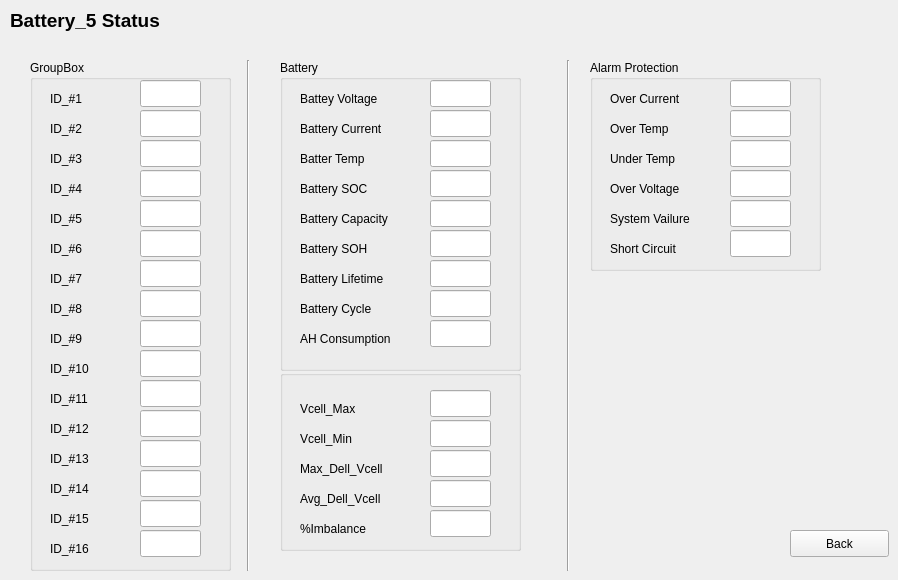
    <widget class="QWidget" name="page_6">
     <widget class="QPushButton" name="pushButton_6">
      <property name="geometry">
       <rect>
        <x>790</x>
        <y>530</y>
        <width>99</width>
        <height>27</height>
       </rect>
      </property>
      <property name="text">
       <string>Back</string>
      </property>
     </widget>
     <widget class="QLabel" name="label_201">
      <property name="geometry">
       <rect>
        <x>10</x>
        <y>10</y>
        <width>161</width>
        <height>21</height>
       </rect>
      </property>
      <property name="font">
       <font>
        <pointsize>14</pointsize>
        <weight>75</weight>
        <bold>true</bold>
       </font>
      </property>
      <property name="text">
       <string>Battery_5 Status</string>
      </property>
     </widget>
     <widget class="Line" name="line_10">
      <property name="geometry">
       <rect>
        <x>560</x>
        <y>60</y>
        <width>16</width>
        <height>511</height>
       </rect>
      </property>
      <property name="orientation">
       <enum>Qt::Vertical</enum>
      </property>
     </widget>
     <widget class="QGroupBox" name="groupBox_26">
      <property name="geometry">
       <rect>
        <x>280</x>
        <y>370</y>
        <width>241</width>
        <height>181</height>
       </rect>
      </property>
      <property name="title">
       <string/>
      </property>
      <widget class="QLabel" name="label_202">
       <property name="geometry">
        <rect>
         <x>20</x>
         <y>30</y>
         <width>121</width>
         <height>17</height>
        </rect>
       </property>
       <property name="text">
        <string>Vcell_Max</string>
       </property>
      </widget>
      <widget class="QLabel" name="label_203">
       <property name="geometry">
        <rect>
         <x>20</x>
         <y>60</y>
         <width>101</width>
         <height>17</height>
        </rect>
       </property>
       <property name="text">
        <string>Vcell_Min</string>
       </property>
      </widget>
      <widget class="QLabel" name="label_204">
       <property name="geometry">
        <rect>
         <x>20</x>
         <y>90</y>
         <width>111</width>
         <height>17</height>
        </rect>
       </property>
       <property name="text">
        <string>Max_Dell_Vcell</string>
       </property>
      </widget>
      <widget class="QLabel" name="label_205">
       <property name="geometry">
        <rect>
         <x>20</x>
         <y>120</y>
         <width>111</width>
         <height>17</height>
        </rect>
       </property>
       <property name="text">
        <string>Avg_Dell_Vcell</string>
       </property>
      </widget>
      <widget class="QLabel" name="label_206">
       <property name="geometry">
        <rect>
         <x>20</x>
         <y>150</y>
         <width>121</width>
         <height>17</height>
        </rect>
       </property>
       <property name="text">
        <string>%Imbalance</string>
       </property>
      </widget>
      <widget class="QLineEdit" name="lineEdit_181">
       <property name="geometry">
        <rect>
         <x>150</x>
         <y>20</y>
         <width>61</width>
         <height>27</height>
        </rect>
       </property>
      </widget>
      <widget class="QLineEdit" name="lineEdit_182">
       <property name="geometry">
        <rect>
         <x>150</x>
         <y>50</y>
         <width>61</width>
         <height>27</height>
        </rect>
       </property>
      </widget>
      <widget class="QLineEdit" name="lineEdit_183">
       <property name="geometry">
        <rect>
         <x>150</x>
         <y>80</y>
         <width>61</width>
         <height>27</height>
        </rect>
       </property>
      </widget>
      <widget class="QLineEdit" name="lineEdit_184">
       <property name="geometry">
        <rect>
         <x>150</x>
         <y>110</y>
         <width>61</width>
         <height>27</height>
        </rect>
       </property>
      </widget>
      <widget class="QLineEdit" name="lineEdit_185">
       <property name="geometry">
        <rect>
         <x>150</x>
         <y>140</y>
         <width>61</width>
         <height>27</height>
        </rect>
       </property>
      </widget>
     </widget>
     <widget class="QGroupBox" name="groupBox_27">
      <property name="geometry">
       <rect>
        <x>30</x>
        <y>60</y>
        <width>201</width>
        <height>511</height>
       </rect>
      </property>
      <property name="title">
       <string>GroupBox</string>
      </property>
      <widget class="QLabel" name="label_207">
       <property name="geometry">
        <rect>
         <x>20</x>
         <y>30</y>
         <width>121</width>
         <height>17</height>
        </rect>
       </property>
       <property name="text">
        <string>ID_#1</string>
       </property>
      </widget>
      <widget class="QLabel" name="label_208">
       <property name="geometry">
        <rect>
         <x>20</x>
         <y>60</y>
         <width>101</width>
         <height>17</height>
        </rect>
       </property>
       <property name="text">
        <string>ID_#2</string>
       </property>
      </widget>
      <widget class="QLabel" name="label_209">
       <property name="geometry">
        <rect>
         <x>20</x>
         <y>90</y>
         <width>111</width>
         <height>17</height>
        </rect>
       </property>
       <property name="text">
        <string>ID_#3</string>
       </property>
      </widget>
      <widget class="QLabel" name="label_210">
       <property name="geometry">
        <rect>
         <x>20</x>
         <y>120</y>
         <width>111</width>
         <height>17</height>
        </rect>
       </property>
       <property name="text">
        <string>ID_#4</string>
       </property>
      </widget>
      <widget class="QLabel" name="label_211">
       <property name="geometry">
        <rect>
         <x>20</x>
         <y>150</y>
         <width>121</width>
         <height>17</height>
        </rect>
       </property>
       <property name="text">
        <string>ID_#5</string>
       </property>
      </widget>
      <widget class="QLineEdit" name="lineEdit_186">
       <property name="geometry">
        <rect>
         <x>110</x>
         <y>20</y>
         <width>61</width>
         <height>27</height>
        </rect>
       </property>
      </widget>
      <widget class="QLineEdit" name="lineEdit_187">
       <property name="geometry">
        <rect>
         <x>110</x>
         <y>50</y>
         <width>61</width>
         <height>27</height>
        </rect>
       </property>
      </widget>
      <widget class="QLineEdit" name="lineEdit_188">
       <property name="geometry">
        <rect>
         <x>110</x>
         <y>80</y>
         <width>61</width>
         <height>27</height>
        </rect>
       </property>
      </widget>
      <widget class="QLineEdit" name="lineEdit_189">
       <property name="geometry">
        <rect>
         <x>110</x>
         <y>110</y>
         <width>61</width>
         <height>27</height>
        </rect>
       </property>
      </widget>
      <widget class="QLineEdit" name="lineEdit_190">
       <property name="geometry">
        <rect>
         <x>110</x>
         <y>140</y>
         <width>61</width>
         <height>27</height>
        </rect>
       </property>
      </widget>
      <widget class="QLabel" name="label_212">
       <property name="geometry">
        <rect>
         <x>20</x>
         <y>180</y>
         <width>121</width>
         <height>17</height>
        </rect>
       </property>
       <property name="text">
        <string>ID_#6</string>
       </property>
      </widget>
      <widget class="QLabel" name="label_213">
       <property name="geometry">
        <rect>
         <x>20</x>
         <y>210</y>
         <width>121</width>
         <height>17</height>
        </rect>
       </property>
       <property name="text">
        <string>ID_#7</string>
       </property>
      </widget>
      <widget class="QLabel" name="label_214">
       <property name="geometry">
        <rect>
         <x>20</x>
         <y>240</y>
         <width>121</width>
         <height>17</height>
        </rect>
       </property>
       <property name="text">
        <string>ID_#8</string>
       </property>
      </widget>
      <widget class="QLabel" name="label_215">
       <property name="geometry">
        <rect>
         <x>20</x>
         <y>270</y>
         <width>121</width>
         <height>17</height>
        </rect>
       </property>
       <property name="text">
        <string>ID_#9</string>
       </property>
      </widget>
      <widget class="QLabel" name="label_216">
       <property name="geometry">
        <rect>
         <x>20</x>
         <y>300</y>
         <width>121</width>
         <height>17</height>
        </rect>
       </property>
       <property name="text">
        <string>ID_#10</string>
       </property>
      </widget>
      <widget class="QLabel" name="label_217">
       <property name="geometry">
        <rect>
         <x>20</x>
         <y>330</y>
         <width>121</width>
         <height>17</height>
        </rect>
       </property>
       <property name="text">
        <string>ID_#11</string>
       </property>
      </widget>
      <widget class="QLabel" name="label_218">
       <property name="geometry">
        <rect>
         <x>20</x>
         <y>390</y>
         <width>121</width>
         <height>17</height>
        </rect>
       </property>
       <property name="text">
        <string>ID_#13</string>
       </property>
      </widget>
      <widget class="QLabel" name="label_219">
       <property name="geometry">
        <rect>
         <x>20</x>
         <y>360</y>
         <width>121</width>
         <height>17</height>
        </rect>
       </property>
       <property name="text">
        <string>ID_#12</string>
       </property>
      </widget>
      <widget class="QLabel" name="label_220">
       <property name="geometry">
        <rect>
         <x>20</x>
         <y>420</y>
         <width>121</width>
         <height>17</height>
        </rect>
       </property>
       <property name="text">
        <string>ID_#14</string>
       </property>
      </widget>
      <widget class="QLabel" name="label_221">
       <property name="geometry">
        <rect>
         <x>20</x>
         <y>450</y>
         <width>121</width>
         <height>17</height>
        </rect>
       </property>
       <property name="text">
        <string>ID_#15</string>
       </property>
      </widget>
      <widget class="QLabel" name="label_222">
       <property name="geometry">
        <rect>
         <x>20</x>
         <y>480</y>
         <width>121</width>
         <height>17</height>
        </rect>
       </property>
       <property name="text">
        <string>ID_#16</string>
       </property>
      </widget>
      <widget class="QLineEdit" name="lineEdit_191">
       <property name="geometry">
        <rect>
         <x>110</x>
         <y>290</y>
         <width>61</width>
         <height>27</height>
        </rect>
       </property>
      </widget>
      <widget class="QLineEdit" name="lineEdit_192">
       <property name="geometry">
        <rect>
         <x>110</x>
         <y>230</y>
         <width>61</width>
         <height>27</height>
        </rect>
       </property>
      </widget>
      <widget class="QLineEdit" name="lineEdit_193">
       <property name="geometry">
        <rect>
         <x>110</x>
         <y>260</y>
         <width>61</width>
         <height>27</height>
        </rect>
       </property>
      </widget>
      <widget class="QLineEdit" name="lineEdit_194">
       <property name="geometry">
        <rect>
         <x>110</x>
         <y>170</y>
         <width>61</width>
         <height>27</height>
        </rect>
       </property>
      </widget>
      <widget class="QLineEdit" name="lineEdit_195">
       <property name="geometry">
        <rect>
         <x>110</x>
         <y>200</y>
         <width>61</width>
         <height>27</height>
        </rect>
       </property>
      </widget>
      <widget class="QLineEdit" name="lineEdit_196">
       <property name="geometry">
        <rect>
         <x>110</x>
         <y>440</y>
         <width>61</width>
         <height>27</height>
        </rect>
       </property>
      </widget>
      <widget class="QLineEdit" name="lineEdit_197">
       <property name="geometry">
        <rect>
         <x>110</x>
         <y>380</y>
         <width>61</width>
         <height>27</height>
        </rect>
       </property>
      </widget>
      <widget class="QLineEdit" name="lineEdit_198">
       <property name="geometry">
        <rect>
         <x>110</x>
         <y>410</y>
         <width>61</width>
         <height>27</height>
        </rect>
       </property>
      </widget>
      <widget class="QLineEdit" name="lineEdit_199">
       <property name="geometry">
        <rect>
         <x>110</x>
         <y>320</y>
         <width>61</width>
         <height>27</height>
        </rect>
       </property>
      </widget>
      <widget class="QLineEdit" name="lineEdit_200">
       <property name="geometry">
        <rect>
         <x>110</x>
         <y>350</y>
         <width>61</width>
         <height>27</height>
        </rect>
       </property>
      </widget>
      <widget class="QLineEdit" name="lineEdit_201">
       <property name="geometry">
        <rect>
         <x>110</x>
         <y>470</y>
         <width>61</width>
         <height>27</height>
        </rect>
       </property>
      </widget>
     </widget>
     <widget class="QGroupBox" name="groupBox_28">
      <property name="geometry">
       <rect>
        <x>590</x>
        <y>60</y>
        <width>231</width>
        <height>211</height>
       </rect>
      </property>
      <property name="title">
       <string>Alarm Protection</string>
      </property>
      <widget class="QLabel" name="label_223">
       <property name="geometry">
        <rect>
         <x>20</x>
         <y>30</y>
         <width>121</width>
         <height>17</height>
        </rect>
       </property>
       <property name="text">
        <string>Over Current</string>
       </property>
      </widget>
      <widget class="QLabel" name="label_224">
       <property name="geometry">
        <rect>
         <x>20</x>
         <y>60</y>
         <width>101</width>
         <height>17</height>
        </rect>
       </property>
       <property name="text">
        <string>Over Temp</string>
       </property>
      </widget>
      <widget class="QLabel" name="label_225">
       <property name="geometry">
        <rect>
         <x>20</x>
         <y>90</y>
         <width>111</width>
         <height>17</height>
        </rect>
       </property>
       <property name="text">
        <string>Under Temp</string>
       </property>
      </widget>
      <widget class="QLabel" name="label_226">
       <property name="geometry">
        <rect>
         <x>20</x>
         <y>120</y>
         <width>111</width>
         <height>17</height>
        </rect>
       </property>
       <property name="text">
        <string>Over Voltage</string>
       </property>
      </widget>
      <widget class="QLabel" name="label_227">
       <property name="geometry">
        <rect>
         <x>20</x>
         <y>150</y>
         <width>121</width>
         <height>17</height>
        </rect>
       </property>
       <property name="text">
        <string>System Vailure</string>
       </property>
      </widget>
      <widget class="QLabel" name="label_228">
       <property name="geometry">
        <rect>
         <x>20</x>
         <y>180</y>
         <width>121</width>
         <height>17</height>
        </rect>
       </property>
       <property name="text">
        <string>Short Circuit</string>
       </property>
      </widget>
      <widget class="QLineEdit" name="lineEdit_202">
       <property name="geometry">
        <rect>
         <x>140</x>
         <y>20</y>
         <width>61</width>
         <height>27</height>
        </rect>
       </property>
      </widget>
      <widget class="QLineEdit" name="lineEdit_203">
       <property name="geometry">
        <rect>
         <x>140</x>
         <y>50</y>
         <width>61</width>
         <height>27</height>
        </rect>
       </property>
      </widget>
      <widget class="QLineEdit" name="lineEdit_204">
       <property name="geometry">
        <rect>
         <x>140</x>
         <y>80</y>
         <width>61</width>
         <height>27</height>
        </rect>
       </property>
      </widget>
      <widget class="QLineEdit" name="lineEdit_205">
       <property name="geometry">
        <rect>
         <x>140</x>
         <y>110</y>
         <width>61</width>
         <height>27</height>
        </rect>
       </property>
      </widget>
      <widget class="QLineEdit" name="lineEdit_206">
       <property name="geometry">
        <rect>
         <x>140</x>
         <y>140</y>
         <width>61</width>
         <height>27</height>
        </rect>
       </property>
      </widget>
      <widget class="QLineEdit" name="lineEdit_207">
       <property name="geometry">
        <rect>
         <x>140</x>
         <y>170</y>
         <width>61</width>
         <height>27</height>
        </rect>
       </property>
      </widget>
     </widget>
     <widget class="QGroupBox" name="groupBox_29">
      <property name="geometry">
       <rect>
        <x>280</x>
        <y>60</y>
        <width>241</width>
        <height>311</height>
       </rect>
      </property>
      <property name="title">
       <string>Battery</string>
      </property>
      <widget class="QLabel" name="label_229">
       <property name="geometry">
        <rect>
         <x>20</x>
         <y>30</y>
         <width>121</width>
         <height>17</height>
        </rect>
       </property>
       <property name="text">
        <string>Battey Voltage</string>
       </property>
      </widget>
      <widget class="QLabel" name="label_230">
       <property name="geometry">
        <rect>
         <x>20</x>
         <y>60</y>
         <width>141</width>
         <height>17</height>
        </rect>
       </property>
       <property name="text">
        <string>Battery Current</string>
       </property>
      </widget>
      <widget class="QLabel" name="label_231">
       <property name="geometry">
        <rect>
         <x>20</x>
         <y>90</y>
         <width>111</width>
         <height>17</height>
        </rect>
       </property>
       <property name="text">
        <string>Batter Temp</string>
       </property>
      </widget>
      <widget class="QLabel" name="label_232">
       <property name="geometry">
        <rect>
         <x>20</x>
         <y>120</y>
         <width>111</width>
         <height>17</height>
        </rect>
       </property>
       <property name="text">
        <string>Battery SOC</string>
       </property>
      </widget>
      <widget class="QLabel" name="label_233">
       <property name="geometry">
        <rect>
         <x>20</x>
         <y>150</y>
         <width>141</width>
         <height>17</height>
        </rect>
       </property>
       <property name="text">
        <string>Battery Capacity</string>
       </property>
      </widget>
      <widget class="QLabel" name="label_234">
       <property name="geometry">
        <rect>
         <x>20</x>
         <y>180</y>
         <width>141</width>
         <height>17</height>
        </rect>
       </property>
       <property name="text">
        <string>Battery SOH</string>
       </property>
      </widget>
      <widget class="QLabel" name="label_235">
       <property name="geometry">
        <rect>
         <x>20</x>
         <y>210</y>
         <width>141</width>
         <height>17</height>
        </rect>
       </property>
       <property name="text">
        <string>Battery Lifetime</string>
       </property>
      </widget>
      <widget class="QLabel" name="label_236">
       <property name="geometry">
        <rect>
         <x>20</x>
         <y>240</y>
         <width>141</width>
         <height>17</height>
        </rect>
       </property>
       <property name="text">
        <string>Battery Cycle</string>
       </property>
      </widget>
      <widget class="QLabel" name="label_237">
       <property name="geometry">
        <rect>
         <x>20</x>
         <y>270</y>
         <width>141</width>
         <height>17</height>
        </rect>
       </property>
       <property name="text">
        <string>AH Consumption</string>
       </property>
      </widget>
      <widget class="QLineEdit" name="lineEdit_208">
       <property name="geometry">
        <rect>
         <x>150</x>
         <y>20</y>
         <width>61</width>
         <height>27</height>
        </rect>
       </property>
      </widget>
      <widget class="QLineEdit" name="lineEdit_209">
       <property name="geometry">
        <rect>
         <x>150</x>
         <y>50</y>
         <width>61</width>
         <height>27</height>
        </rect>
       </property>
      </widget>
      <widget class="QLineEdit" name="lineEdit_210">
       <property name="geometry">
        <rect>
         <x>150</x>
         <y>80</y>
         <width>61</width>
         <height>27</height>
        </rect>
       </property>
      </widget>
      <widget class="QLineEdit" name="lineEdit_211">
       <property name="geometry">
        <rect>
         <x>150</x>
         <y>110</y>
         <width>61</width>
         <height>27</height>
        </rect>
       </property>
      </widget>
      <widget class="QLineEdit" name="lineEdit_212">
       <property name="geometry">
        <rect>
         <x>150</x>
         <y>140</y>
         <width>61</width>
         <height>27</height>
        </rect>
       </property>
      </widget>
      <widget class="QLineEdit" name="lineEdit_213">
       <property name="geometry">
        <rect>
         <x>150</x>
         <y>170</y>
         <width>61</width>
         <height>27</height>
        </rect>
       </property>
      </widget>
      <widget class="QLineEdit" name="lineEdit_214">
       <property name="geometry">
        <rect>
         <x>150</x>
         <y>200</y>
         <width>61</width>
         <height>27</height>
        </rect>
       </property>
      </widget>
      <widget class="QLineEdit" name="lineEdit_215">
       <property name="geometry">
        <rect>
         <x>150</x>
         <y>230</y>
         <width>61</width>
         <height>27</height>
        </rect>
       </property>
      </widget>
      <widget class="QLineEdit" name="lineEdit_216">
       <property name="geometry">
        <rect>
         <x>150</x>
         <y>260</y>
         <width>61</width>
         <height>27</height>
        </rect>
       </property>
      </widget>
     </widget>
     <widget class="Line" name="line_11">
      <property name="geometry">
       <rect>
        <x>240</x>
        <y>60</y>
        <width>16</width>
        <height>511</height>
       </rect>
      </property>
      <property name="orientation">
       <enum>Qt::Vertical</enum>
      </property>
     </widget>
    </widget>
